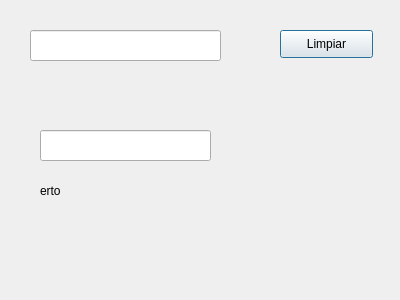
<?xml version="1.0" encoding="UTF-8"?>
<ui version="4.0">
 <class>Dialog</class>
 <widget class="QDialog" name="Dialog">
  <property name="geometry">
   <rect>
    <x>0</x>
    <y>0</y>
    <width>400</width>
    <height>300</height>
   </rect>
  </property>
  <property name="windowTitle">
   <string>Dialog</string>
  </property>
  <widget class="QLineEdit" name="lineEdit">
   <property name="geometry">
    <rect>
     <x>30</x>
     <y>30</y>
     <width>191</width>
     <height>31</height>
    </rect>
   </property>
  </widget>
  <widget class="QLabel" name="label">
   <property name="geometry">
    <rect>
     <x>40</x>
     <y>170</y>
     <width>181</width>
     <height>41</height>
    </rect>
   </property>
   <property name="text">
    <string>erto</string>
   </property>
  </widget>
  <widget class="QPushButton" name="pushButton">
   <property name="geometry">
    <rect>
     <x>280</x>
     <y>30</y>
     <width>93</width>
     <height>28</height>
    </rect>
   </property>
   <property name="text">
    <string>Limpiar</string>
   </property>
  </widget>
  <widget class="QLineEdit" name="lineEdit_2">
   <property name="geometry">
    <rect>
     <x>40</x>
     <y>130</y>
     <width>171</width>
     <height>31</height>
    </rect>
   </property>
  </widget>
 </widget>
 <resources/>
 <connections>
  <connection>
   <sender>pushButton</sender>
   <signal>clicked()</signal>
   <receiver>lineEdit</receiver>
   <slot>clear()</slot>
   <hints>
    <hint type="sourcelabel">
     <x>303</x>
     <y>40</y>
    </hint>
    <hint type="destinationlabel">
     <x>173</x>
     <y>41</y>
    </hint>
   </hints>
  </connection>
  <connection>
   <sender>lineEdit_2</sender>
   <signal>editingFinished()</signal>
   <receiver>label</receiver>
   <slot>clear()</slot>
   <hints>
    <hint type="sourcelabel">
     <x>140</x>
     <y>153</y>
    </hint>
    <hint type="destinationlabel">
     <x>137</x>
     <y>181</y>
    </hint>
   </hints>
  </connection>
 </connections>
</ui>
